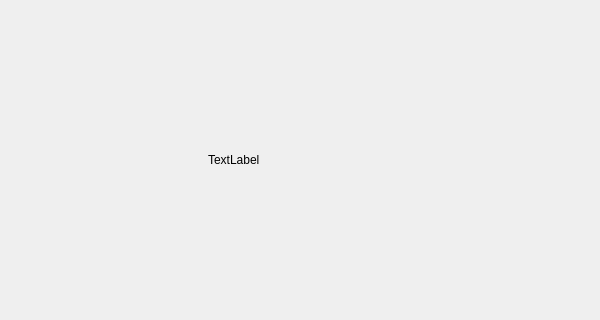
<?xml version="1.0" encoding="UTF-8"?>
<ui version="4.0">
 <class>HelpDialog</class>
 <widget class="QDialog" name="HelpDialog">
  <property name="geometry">
   <rect>
    <x>0</x>
    <y>0</y>
    <width>600</width>
    <height>320</height>
   </rect>
  </property>
  <property name="windowTitle">
   <string>Dialog</string>
  </property>
  <layout class="QGridLayout" name="gridLayout">
   <item row="1" column="0">
    <widget class="QLabel" name="logo2">
     <property name="text">
      <string/>
     </property>
     <property name="pixmap">
      <pixmap resource="../pviz.qrc">:/Icons/salsa.png</pixmap>
     </property>
     <property name="alignment">
      <set>Qt::AlignLeading|Qt::AlignLeft|Qt::AlignTop</set>
     </property>
    </widget>
   </item>
   <item row="0" column="0">
    <widget class="QLabel" name="logo1">
     <property name="text">
      <string/>
     </property>
     <property name="pixmap">
      <pixmap resource="../pviz.qrc">:/Icons/pviz.png</pixmap>
     </property>
     <property name="alignment">
      <set>Qt::AlignCenter</set>
     </property>
    </widget>
   </item>
   <item row="0" column="1" rowspan="2" colspan="2">
    <widget class="QLabel" name="help">
     <property name="text">
      <string>TextLabel</string>
     </property>
    </widget>
   </item>
  </layout>
 </widget>
 <resources>
  <include location="../pviz.qrc"/>
 </resources>
 <connections/>
</ui>
